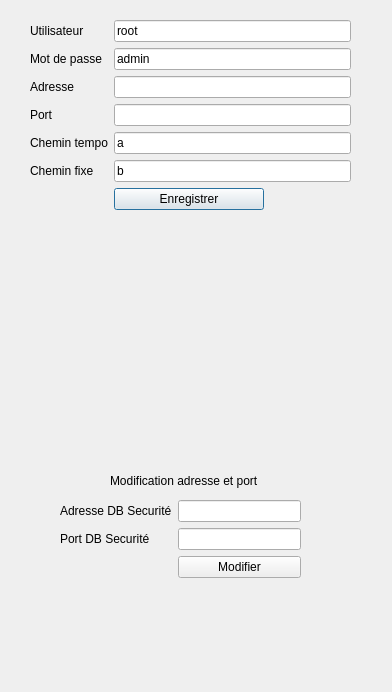
<?xml version="1.0" encoding="UTF-8"?>
<ui version="4.0">
 <class>C_options</class>
 <widget class="QDialog" name="C_options">
  <property name="geometry">
   <rect>
    <x>0</x>
    <y>0</y>
    <width>392</width>
    <height>692</height>
   </rect>
  </property>
  <property name="windowTitle">
   <string>Dialog</string>
  </property>
  <widget class="QWidget" name="formLayoutWidget">
   <property name="geometry">
    <rect>
     <x>30</x>
     <y>20</y>
     <width>321</width>
     <height>341</height>
    </rect>
   </property>
   <layout class="QFormLayout" name="formLayout">
    <item row="1" column="0">
     <widget class="QLabel" name="label_2">
      <property name="text">
       <string>Mot de passe</string>
      </property>
     </widget>
    </item>
    <item row="2" column="0">
     <widget class="QLabel" name="label_3">
      <property name="text">
       <string>Adresse</string>
      </property>
     </widget>
    </item>
    <item row="3" column="0">
     <widget class="QLabel" name="label_4">
      <property name="text">
       <string>Port</string>
      </property>
     </widget>
    </item>
    <item row="4" column="0">
     <widget class="QLabel" name="label_5">
      <property name="text">
       <string>Chemin tempo</string>
      </property>
     </widget>
    </item>
    <item row="5" column="0">
     <widget class="QLabel" name="label_6">
      <property name="text">
       <string>Chemin fixe</string>
      </property>
     </widget>
    </item>
    <item row="6" column="1">
     <widget class="QPushButton" name="pushButton">
      <property name="maximumSize">
       <size>
        <width>150</width>
        <height>30</height>
       </size>
      </property>
      <property name="text">
       <string>Enregistrer</string>
      </property>
     </widget>
    </item>
    <item row="0" column="0">
     <widget class="QLabel" name="label">
      <property name="text">
       <string>Utilisateur</string>
      </property>
     </widget>
    </item>
    <item row="0" column="1">
     <widget class="QLineEdit" name="txt_utilisateur">
      <property name="text">
       <string>root</string>
      </property>
     </widget>
    </item>
    <item row="1" column="1">
     <widget class="QLineEdit" name="txt_mdp">
      <property name="text">
       <string>admin</string>
      </property>
     </widget>
    </item>
    <item row="2" column="1">
     <widget class="QLineEdit" name="txt_adresse">
      <property name="text">
       <string/>
      </property>
      <property name="readOnly">
       <bool>true</bool>
      </property>
     </widget>
    </item>
    <item row="3" column="1">
     <widget class="QLineEdit" name="txt_port">
      <property name="text">
       <string/>
      </property>
      <property name="readOnly">
       <bool>true</bool>
      </property>
     </widget>
    </item>
    <item row="4" column="1">
     <widget class="QLineEdit" name="txt_tempo">
      <property name="text">
       <string>a</string>
      </property>
     </widget>
    </item>
    <item row="5" column="1">
     <widget class="QLineEdit" name="txt_fixe">
      <property name="text">
       <string>b</string>
      </property>
     </widget>
    </item>
   </layout>
  </widget>
  <widget class="QLabel" name="label_13">
   <property name="geometry">
    <rect>
     <x>340</x>
     <y>600</y>
     <width>201</width>
     <height>111</height>
    </rect>
   </property>
   <property name="text">
    <string/>
   </property>
  </widget>
  <widget class="QLabel" name="error_list">
   <property name="geometry">
    <rect>
     <x>90</x>
     <y>370</y>
     <width>191</width>
     <height>51</height>
    </rect>
   </property>
   <property name="text">
    <string/>
   </property>
  </widget>
  <widget class="QWidget" name="formLayoutWidget_2">
   <property name="geometry">
    <rect>
     <x>60</x>
     <y>500</y>
     <width>241</width>
     <height>161</height>
    </rect>
   </property>
   <layout class="QFormLayout" name="formLayout_2">
    <item row="0" column="0">
     <widget class="QLabel" name="label_7">
      <property name="text">
       <string>Adresse DB Securité</string>
      </property>
     </widget>
    </item>
    <item row="1" column="0">
     <widget class="QLabel" name="label_8">
      <property name="text">
       <string>Port DB Securité</string>
      </property>
     </widget>
    </item>
    <item row="0" column="1">
     <widget class="QLineEdit" name="txt_adrDbSecu"/>
    </item>
    <item row="1" column="1">
     <widget class="QLineEdit" name="txt_portDbSecu"/>
    </item>
    <item row="2" column="1">
     <widget class="QPushButton" name="pushButton_modifier">
      <property name="text">
       <string>Modifier</string>
      </property>
     </widget>
    </item>
   </layout>
  </widget>
  <widget class="QLabel" name="label_9">
   <property name="geometry">
    <rect>
     <x>110</x>
     <y>470</y>
     <width>201</width>
     <height>21</height>
    </rect>
   </property>
   <property name="text">
    <string>Modification adresse et port </string>
   </property>
  </widget>
 </widget>
 <resources/>
 <connections/>
</ui>
